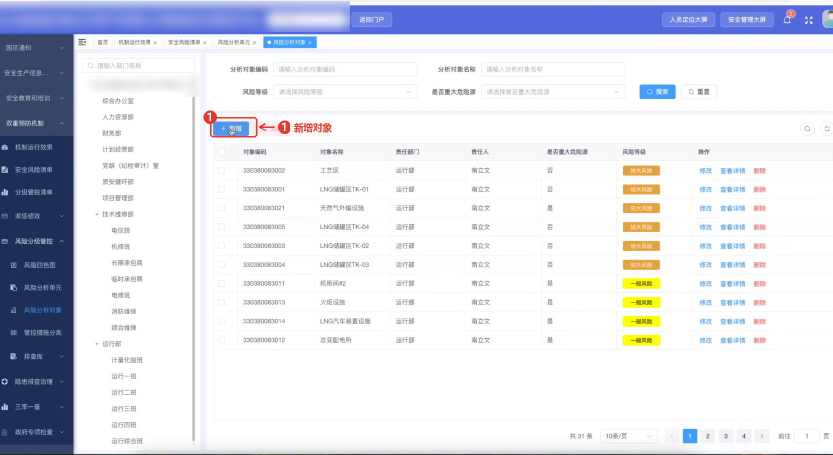
#> input picture examples/dual-prevention-external-manual/assets/images/01-风险分析对象列表-v5.jpg, 1665 x 909 px, given in place of ., which was not available (shown at 1/2 size)
$ python -i find_pages.py   (imports and definitions only)
#> lines starting #> are read from the running program, lines starting #| are printed output that depends on the picture; pictures that were not available may be replaced by others from this repository, and a replacement may not be noted
"""Locate pages across a recording, and label screenshots by page.

Two modes:

1. Video scan: sample the video, crop the tab strip, tile strips into contact
   sheets, and cluster near-identical strips so unique pages (and the timestamps
   where they appear) are listed automatically.
2. Page-id assignment: OCR the tab strip of already-published screenshots and
   write ``page_id`` back into ``assets/manifest.json``.

Use the first when a chapter needs a screenshot and it is unclear whether the
page was ever opened ("缺图自查"); use the second before delivery so captions and
figures can be checked against the on-screen page identity.
"""
from __future__ import annotations

import argparse
import csv
import json
import re
import subprocess
import tempfile
from pathlib import Path

from PIL import Image

_OCR_ENGINE = None


def crop_strip(image, strip_y: tuple[int, int] = (150, 280)):
    """Crop the tab-strip band from a frame image (PIL Image)."""
    x1, y1, x2, y2 = 0, strip_y[0], image.width, min(strip_y[1], image.height)
    return image.crop((x1, y1, x2, y2))


def strip_hash(image, size: int = 8) -> int:
    """Average hash of a strip: 64-bit int, near-duplicate pages share a hash."""
    small = image.convert("L").resize((size, size))
    pixels = list(small.tobytes())
    average = sum(pixels) / len(pixels)
    bits = 0
    for index, value in enumerate(pixels):
        if value >= average:
            bits |= 1 << index
    return bits


def hamming(a: int, b: int) -> int:
    return bin(a ^ b).count("1")


# [25 lines left out: function ocr_text, not called in this run]


def _blue(r: int, g: int, b: int) -> bool:
    return b > 170 and b - r > 60 and b - g > 40


# [92 lines left out: functions detect_active_tab, active_tab_strip, cluster_hashes, not called in this run]


def cluster_frames(paths: list[Path], *, strip_ratio: tuple[float, float] = (0.14, 0.22),
                   threshold: int = 6, with_text: bool = False) -> list[dict]:
    """Cluster already-extracted frames by tab-strip similarity (no ffmpeg)."""
#> called with strip_ratio = (0.14, 0.22), threshold = 6, with_text = False
    from PIL import Image

    items: list[dict] = []
    strips: list = []
    for index, path in enumerate(paths):
        with Image.open(path) as image:
#> image is the input picture: PIL image 1665x909 RGB; mean R, G, B 222.2, 224.8, 233.6
            image = image.convert("RGB")
            height = image.height
#> height = 909
            y1 = int(height * strip_ratio[0])
#> y1 = 127
            y2 = max(y1 + 1, int(height * strip_ratio[1]))
#> y2 = 199
            strip = crop_strip(image, (y1, y2))
#> in crop_strip, `return image.crop((x1, y1, x2, y2))`:
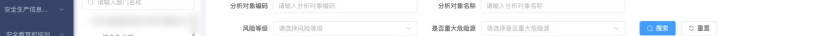
#> returned value: PIL image 1665x72 RGB (shown at 1/2 size); mean R, G, B 229.3, 232.1, 236.6
        strips.append(strip)
        items.append({"t": index, "hash": strip_hash(strip)})
#> in strip_hash, `pixels = list(small.tobytes())`: pixels = 64 values, max 255 at index 6, min 123 at index 0, mean 232.5
#> in strip_hash, `average = sum(pixels) / len(pixels)`: average = 232.5
#> the loop in strip_hash, `for index, value in enumerate(pixels):` made 64 passes
#> (value, bits) on passes 2, 3, 4, 5, 6, 7, 8, 10, 12, 14, 15, 16: (248, 2), (243, 6), (252, 14), (242, 30), (252, 62), (255, 126), (255, 254), (253, 766), (248, 2814), (250, 11006), (255, 27390), (255, 60158)
#> bits on passes 61, 62, 64: 2209788569587739390, 4515631578801433342, 13739003615656209150
#> after the loop in strip_hash, `for index, value in enumerate(pixels):`: bits = 13739003615656209150
#> pass 3 of the loop in cluster_frames, `for index, path in enumerate(paths):`:
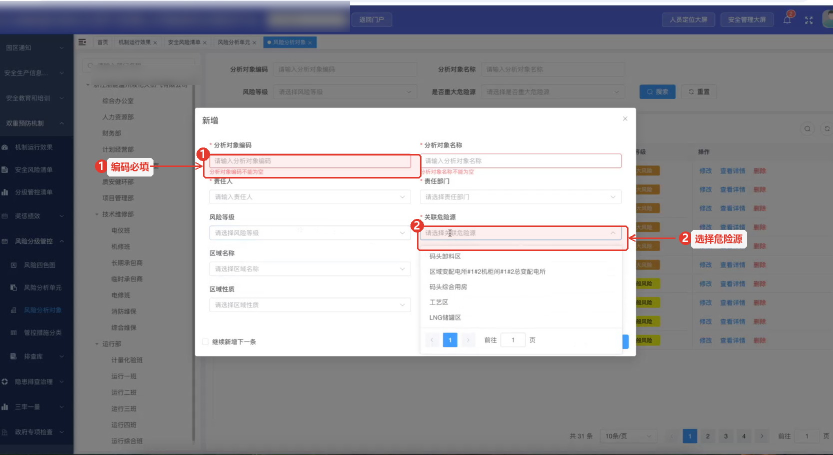
#> input picture examples/dual-prevention-external-manual/assets/images/02-风险分析对象新增-v5.jpg, 1665 x 909 px, given in place of , which was not available (shown at 1/2 size)
#> in cluster_frames, image is the input picture: PIL image 1665x909 RGB; mean R, G, B 149.5, 149.3, 154.2
#> in crop_strip (call 3), `return image.crop((x1, y1, x2, y2))`:
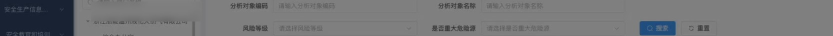
#> returned value: PIL image 1665x72 RGB (shown at 1/2 size); mean R, G, B 114.2, 115.8, 118
#> the loop made 5 passes; the first 3 are shown
    clusters = cluster_hashes(items, threshold)
    pages = []
    for cluster in clusters:
        first = next(i for i, item in enumerate(items) if item["t"] == cluster["t"])
        pages.append({
            "t": cluster["t"],
            "count": len(cluster["members"]),
            "text": ocr_text(strips[first]) if with_text and strips else "",
        })
    return pages


# [139 lines left out: functions build_pages, _slug_from_filename, _tab_candidates, not called in this run]


BLACKLIST = {"返回门户", "切换专题", "人员定位大屏", "安全管理大屏", "人员定位", "首页", "消息", "升级"}


# [52 lines left out: function assign_page_ids, not called in this run]


def build_sheets(video: Path, out_dir: Path, **kwargs) -> list[Path]:
    """Backward-compatible wrapper returning only the tab contact sheets."""
    return build_pages(video, out_dir, **kwargs)["sheets"]


# [39 lines left out: function main, not called in this run]


# [2 lines not run here, left out]

#> (the run stopped early here; a loop or call above may not have finished)
